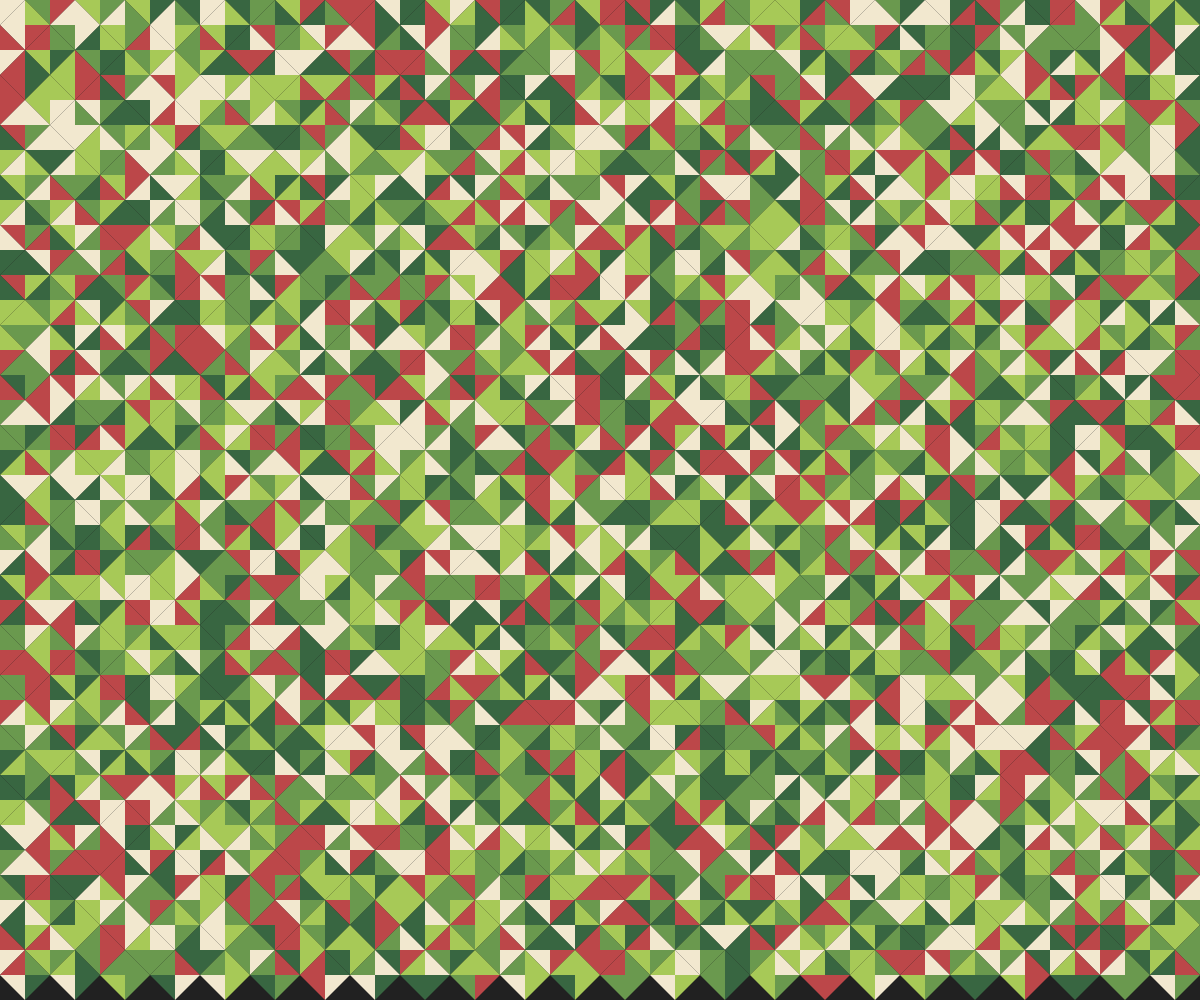
Frame 1 (no input)
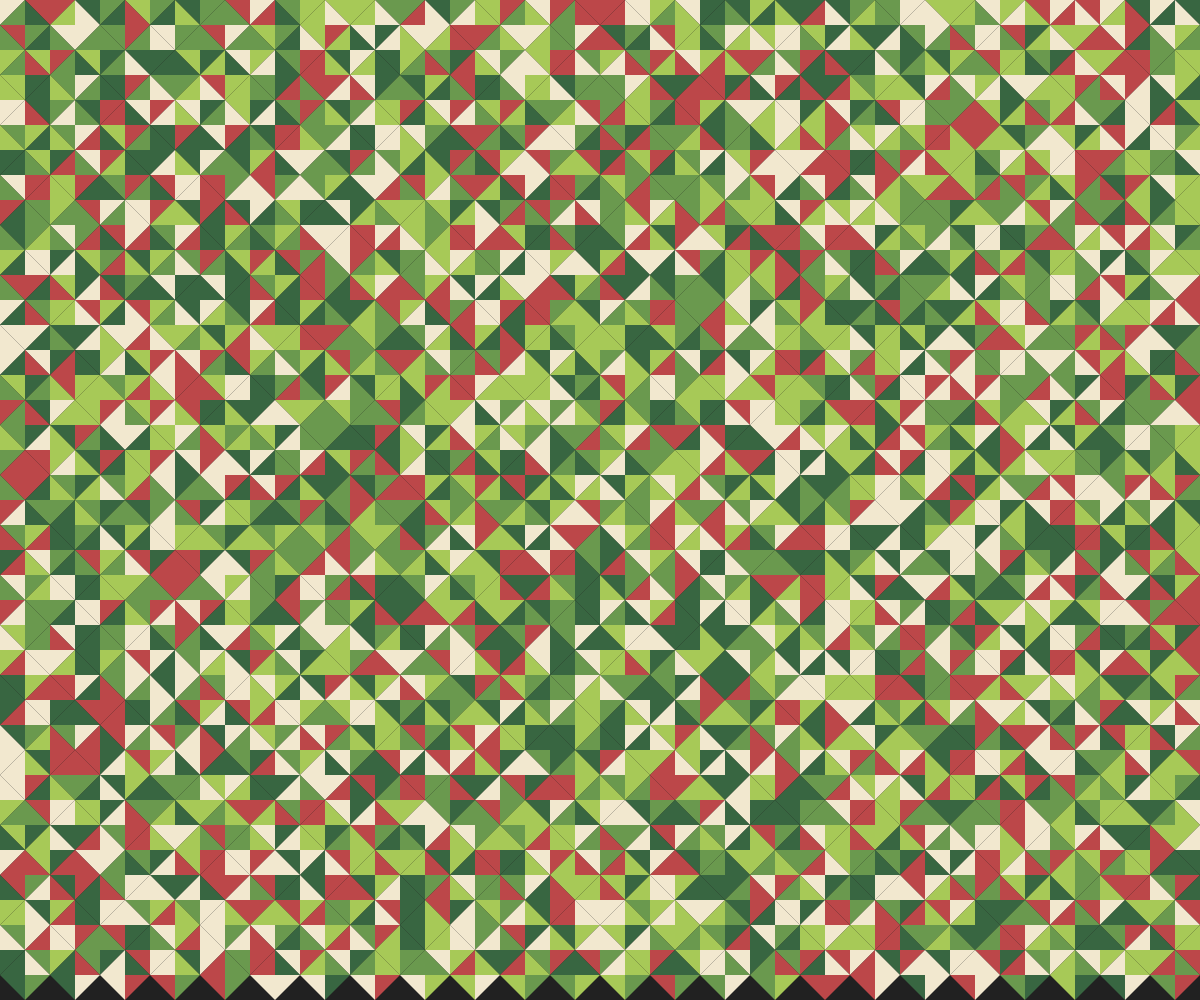
Frame 2 (the mouse pressed at the canvas centre, redrawn once)

The p5.js sketch that drew these frames (run headless with seeded random() and noise() and a simulated clock; the mouse was pressed at the canvas centre and the sketch redrawn once):

// p5.js sketch
// ── sketch.js
"use strict";
//==========
// p5.js

let palette = ["#386641", "#6A994E", "#A7C957", "#F2E8CF", "#BC4749"];
let cX, cY, size;

function setup(){
	createCanvas(windowWidth, windowHeight);
	angleMode(DEGREES);
	noLoop();
	noStroke();

	cX = width / 2;
	cY = height / 2;
	size = 25;
}

function draw(){
	background(33);

	let rows = height / size;
	let cols = width / size;
	for(let r=0; r<rows; r++){
		for(let c=0; c<cols; c++){
			if(r%2==0){
				drawDiamond(c*size*2, r*size, 0);
			}else{
				drawDiamond(c*size*2+size, r*size, 0);
			}
		}
	}
}

function drawDiamond(x, y, rot){

	let aX = x + size * cos(rot+0);
	let aY = y + size * sin(rot+0);
	let bX = x + size * cos(rot+90);
	let bY = y + size * sin(rot+90);
	let cX = x + size * cos(rot+180);
	let cY = y + size * sin(rot+180);
	let dX = x + size * cos(rot+270);
	let dY = y + size * sin(rot+270);

	let a = floor(random(palette.length));
	fill(palette[a]);
	triangle(x, y, aX, aY, bX, bY);

	let b = floor(random(palette.length));
	fill(palette[b]);
	triangle(x, y, bX, bY, cX, cY);

	let c = floor(random(palette.length));
	fill(palette[c]);
	triangle(x, y, cX, cY, dX, dY);

	let d = floor(random(palette.length));
	fill(palette[d]);
	triangle(x, y, dX, dY, aX, aY);
}
